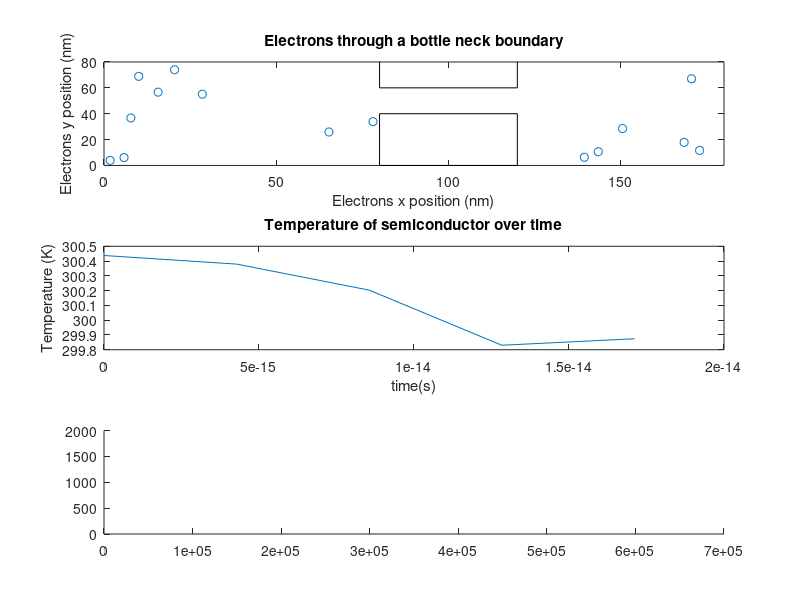

Recreate this plot in MATLAB. (Note: this script raises an error after producing the figure.)
%Question 3
close all;
clc
%Kwabena Gyasi Bawuah
%101048814
%UNTITLED Summary of this function goes here
%   Detailed explanation goes here
%electron spec
 global C

    addpath ../geom2d/geom2d

    C.q_0 = 1.60217653e-19;             % electron charge
    C.hb = 1.054571596e-34;             % Dirac constant
    C.h = C.hb * 2 * pi;                    % Planck constant
    C.m_0 = 9.10938215e-31;             % electron mass
    C.kb = 1.3806504e-23;               % Boltzmann constant
    C.eps_0 = 8.854187817e-12;          % vacuum permittivity
    C.mu_0 = 1.2566370614e-6;           % vacuum permeability
    C.c = 299792458;                    % speed of light
    C.g = 9.80665; %metres (32.1740 ft) per s²
    
    T = 300;
    k = 1.38e-23;
    mn = 0.26*C.m_0; %effective mass
    tmn = 0.2e-12;    % Mean time between collisions
   
    vth = sqrt((2*C.kb*T)/mn);% Thermal velocity
    
    freepath = vth*tmn   % mean free path
    
    ConductorL = 180e-9;
    ConductorW = 80e-9;
    
    dpoints = 5e4;
    ecount = 15; %the number of electron to show on plot
    
    detaT= ConductorW/vth/100;
    sims = 1000;
    
%     Xpos = rand(1,ecount).*ConductorW;
%     Ypos = rand(1,ecount).*ConductorL;
    traj=zeros(sims,ecount*2);
    temp=zeros(sims, 1);
    
    temp(:,1)= 300;
    Pscat = 1-exp(-detaT/tmn);
    %----------------------------------------
    ProbDistr = makedist('Normal','mu', 0, 'sigma', sqrt(C.kb*T/mn));
    
    tspec = 0;
    bspec=0;
    boxes = 1e-9.*[80 120 0 40; 80 120 60 100];
    specularbox = [0 1];
    for i = 1: dpoints
        angle = rand*2*3.14;
        state(i,:)= [ConductorL*rand ConductorW*rand random(ProbDistr) random(ProbDistr)];
        
        if (state(i,2)>60e-9 &(state(i,1)>80e-9 & state(i,1)<120e-9))  | (state(i,2)< 40e-9 &(state(i,1)>80e-9 & state(i,1)<120e-9))
            state(i,1:2) = [ConductorL*rand ConductorW*rand];
        end
 
    end
    
    for i = 1:sims
        state(:,1:2) = state(:,1:2) + detaT.*state(:,3:4);
    
        out = state(:,1) > ConductorL;
        state(out,1) = state(out,1) - ConductorL;

        out = state(:,1) < 0;
        state(out,1) = state(out,1) + ConductorL;

        out = state(:,2) > ConductorW;

    if(tspec)
        state(out,2) = 2*ConductorW - state(out,2);
        state(out,4) = -state(out,4);
    else 
        state(out,2) = ConductorW;
        part = sqrt(state(out,3).^2 + state(out,4).^2);
        angle = rand([sum(out),1])*2*3.14;
        state(out,3) = part.*cos(angle);
        state(out,4) = -abs(part.*sin(angle));
    end
    
    out = state(:,2) < 0;
    
    if(bspec)
        state(out,2) = -state(out,2);
        state(out,4) = -state(out,4);
    else 
        state(out,2) = 0;
        part = sqrt(state(out,3).^2 + state(out,4).^2);
        angle = rand([sum(out),1])*2*3.41;
        state(out,3) = part.*cos(angle);
        state(out,4) = abs(part.*sin(angle));
    end

    for out=1: dpoints
            if (state(out,2)>60e-9 &(state(out,1)>80e-9 & state(out,1)<120e-9)) 
                boxNum = 1;
            elseif (state(out,2)< 40e-9 &(state(out,1)>80e-9 & state(out,1)<120e-9))
                boxNum = 2;
            else 
                boxNum = 0;
            end
            while(boxNum ~= 0)
                XDist = 0;
                newx = 0;
                if(state(out,3) > 0)
                    XDist = state(out,1) - boxes(boxNum,1);
                    newx = boxes(boxNum,1);
                else
                    XDist = boxes(boxNum,2) - state(out,1);
                    newx = boxes(boxNum,2);
                end

                yDist = 0;
                newy = 0;
                if(state(out,4) > 0)
                    yDist = state(out,2) - boxes(boxNum, 3);
                    newy = boxes(boxNum, 3);
                else
                    yDist = boxes(boxNum, 4) - state(out,2);
                    newy = boxes(boxNum, 4);
                end

                if(XDist < yDist)
                    state(out,1) = newx;
                    if(~specularbox(boxNum))
                        sgn = -sign(state(out,3));
                        part = sqrt(state(out,3).^2 + state(out,4).^2);
                        angle = rand()*2*3.14;
                        state(out,3) = sgn.*abs(part.*cos(angle));
                        state(out,4) = part.*sin(angle);
                    else 
                        state(out,3) = -state(out,3);
                    end
                else
                    state(out,2) = newy;
                    if(~specularbox(boxNum))
                        sgn = -sign(state(out,4));
                        part = sqrt(state(out,3).^2 + state(out,4).^2);
                        angle = rand()*2*3.14;
                        state(out,3) = part.*cos(angle);
                        state(out,4) = sgn.*abs(part.*sin(angle));
                    else
                        state(out,4) = -state(out,4);
                    end
                end
                 boxNum = 0;
            end
     end


        out = rand(dpoints, 1) < Pscat;
        state(out,3:4) = random(ProbDistr, [sum(out),2]);


        temp(i) = (sum(state(:,3).^2) + sum(state(:,4).^2))*mn/k/2/dpoints;
    

        for out=1:ecount
            traj(i, (2*out):(2*out+1)) = state(out,1:2);
        end 
        
        if  mod(i,5) == 0
        figure(5);
        subplot(3,1,1);
        hold off;
        plot(state(1:ecount,1)./1e-9, state(1:ecount,2)./1e-9, 'o');
        hold on;
        for ouut=1:size(boxes,1)
           plot([boxes(ouut, 1) boxes(ouut, 1) boxes(ouut, 2) boxes(ouut, 2) boxes(ouut, 1)]./1e-9,[boxes(ouut, 3) boxes(ouut, 4) boxes(ouut, 4) boxes(ouut, 3) boxes(ouut, 3)]./1e-9, 'k-');
        end
     
        xlim([0 ConductorL/1e-9])
        ylim([0 ConductorW/1e-9])
        xlabel('Electrons x position (nm)')
        ylabel('Electrons y position (nm)')
        title('Electrons through a bottle neck boundary')
        
        subplot(3,1,2);
        plot(detaT*(0:i-1), temp(1:i));
        plot(detaT*(0:i-1),temp(1:i));
        xlabel('time(s)');
        ylabel('Temperature (K)');
        title('Temperature of semiconductor over time');

        
        subplot(3,1,3);
        part = sqrt(state(:,3).^2 + state(:,4).^2);
        xlim([0 7e5]);
        ylim([0 2000]);
        histogram(part);
        xlabel('v(m/s)');
        ylabel('Particle count');
        title('Histogram to show particle speed');
        end
    end 
    
    figure(6)
    hold on;
    xlim([0 ConductorL/1e-9]);
    ylim([0 ConductorW/1e-9]);
    xlabel('Electrons x position (nm)');
    ylabel('Electrons y position (nm)');
    title('Trajectories of Electrons through a bottle neck boundary');
    
    for i = 1: ecount
        plot(traj(:,i*2)./1e-9, traj(:,i*2+1)./1e-9, '-');
    end
   
   for out=1:size(boxes,1)
   plot([boxes(out, 1) boxes(out, 1) boxes(out, 2) boxes(out, 2) boxes(out, 1)]./1e-9,...
       [boxes(out, 3) boxes(out, 4) boxes(out, 4) boxes(out, 3) boxes(out, 3)]./1e-9, 'k-');
    end

    figure(7)
    part = sqrt(state(:,3).^2 + state(:,4).^2);
    xlim([0 7e5]);
    ylim([0 2000]);
    histogram(part);
    xlabel('v(m/s)');
    ylabel('Particle count');
    title('Histogram to show particle speed');

    density = hist3(state(:,1:2),[200 100])';

    N = 20;
    sigma = 3;
    [x y]=meshgrid(round(-N/2):round(N/2), round(-N/2):round(N/2));
    f=exp(-x.^2/(2*sigma^2)-y.^2/(2*sigma^2));
    f=f./sum(f(:));
    figure(8);
    imagesc(conv2(density,f,'same'));
    set(gca,'YDir','normal');
    title('Electron Density');
    xlabel('Electrons x position (nm)');
    ylabel('Electrons y position (nm)');

    tempSumX = zeros(ceil(ConductorL/1e-9),ceil(ConductorW/1e-9));
    tempSumY = zeros(ceil(ConductorL/1e-9),ceil(ConductorW/1e-9));
    tempSum = zeros(ceil(ConductorL/1e-9),ceil(ConductorW/1e-9));

    for i=1:dpoints

        x = floor(state(i,1)/1e-9);
        y = floor(state(i,2)/1e-9);
        if(x==0)
            x = 1;
        end
        if(y==0)
            y= 1;
        end

        tempSumY(x,y) = tempSumY(x,y) + state(i,3)^2;
        tempSumX(x,y) = tempSumX(x,y) + state(i,4)^2;
        tempSum(x,y) = tempSum(x,y) + 1;
    end

    temp = (tempSumX + tempSumY).*mn./k./2./tempSum;
    temp(isnan(temp)) = 0;
    temp = temp';

    N = 20;
    sigma = 3;
    [x y]=meshgrid(round(-N/2):round(N/2), round(-N/2):round(N/2));
    f=exp(-x.^2/(2*sigma^2)-y.^2/(2*sigma^2));
    f=f./sum(f(:));
    figure(9);
    imagesc(conv2(temp,f,'same'));
    set(gca,'YDir','normal');
    title('Map of temperature');
    xlabel('Electrons x position (nm)');
    ylabel('Electrons y position (nm)');
    